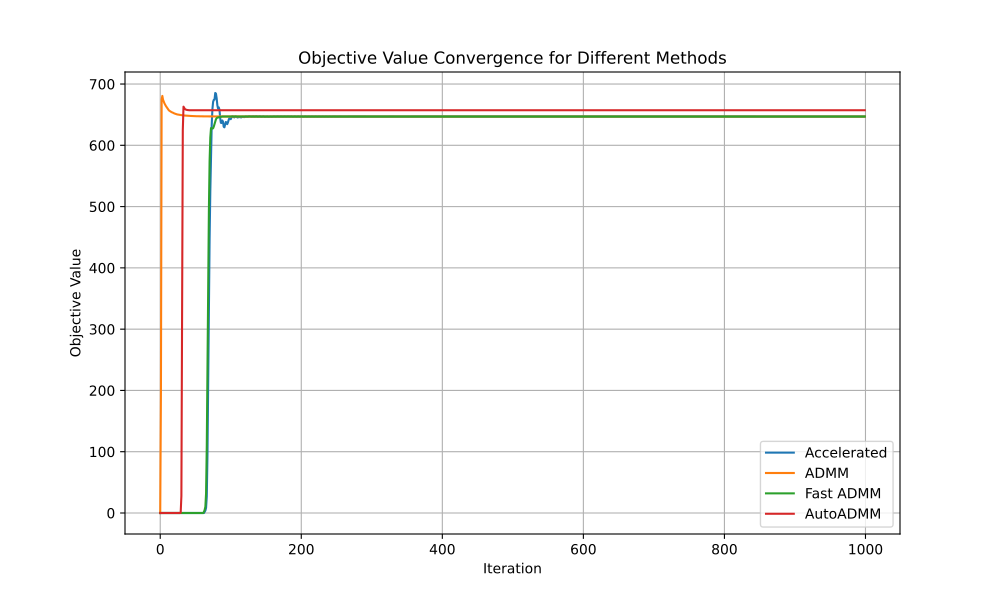

Recreate this plot in Python.
import numpy as np
import matplotlib.pyplot as plt

def prox_gl1(b, G, lambda_val):
    x = np.zeros_like(b)
    for g in G:
        nxg = np.linalg.norm(b[g])
        if nxg > lambda_val:
            x[g] = b[g] * (1 - lambda_val / nxg)
    return x

def prox_l1(b, lambda_val):
    return np.maximum(0, b - lambda_val) + np.minimum(0, b + lambda_val)

def comp_loss(E, loss):
    if loss == 'l1':
        return np.linalg.norm(E, 1)
    elif loss == 'l21':
        return np.sum([np.linalg.norm(E[:, i]) for i in range(E.shape[1])])
    elif loss == 'l2':
        return 0.5 * np.linalg.norm(E, 'fro') ** 2
    else:
        raise ValueError('Unsupported loss function')

def compute_groupl1(X, G):
    obj = 0
    for i in range(X.shape[1]):
        x = X[:, i]
        for g in G:
            obj += np.linalg.norm(x[g])
    return obj

def update_penalty(dY1, dY2, Y1, Y2, mu, rho, max_mu):
    Y1 = Y1 + mu * dY1
    Y2 = Y2 + mu * dY2
    mu = 1
    return Y1, Y2, mu, rho

def augmented_lagrangian(A, B, X, Z, E, Y1, Y2, mu, lambda_val, G, loss):
    residual_1 = A @ Z + E - B
    residual_2 = X - Z
    penalty_term = lambda_val * compute_groupl1(X, G)
    lagrangian = comp_loss(E, loss) + penalty_term \
                 + np.sum(Y1 * residual_1) + np.sum(Y2 * residual_2) \
                 + 0.5 * mu * (np.linalg.norm(residual_1, 'fro') ** 2 + np.linalg.norm(residual_2, 'fro') ** 2)
    return lagrangian

def groupl1R_accelerated(A, B, G, lambda_val, opts):
    tol = opts.get('tol', 1e-8)
    max_iter = opts.get('max_iter', 500)
    rho = opts.get('rho', 1.1)
    mu = opts.get('mu', 1e-4)
    max_mu = opts.get('max_mu', 1e10)
    DEBUG = opts.get('DEBUG', 0)
    loss = opts.get('loss', 'l1')
    anderson_m = opts.get('anderson_m', 5)

    d, na = A.shape
    _, nb = B.shape

    X = np.zeros((na, nb))
    E = np.zeros((d, nb))
    Z = np.zeros_like(X)
    Y1 = np.zeros_like(E)
    Y2 = np.zeros_like(X)

    AtB = A.T @ B
    I = np.eye(na)
    invAtAI = np.linalg.inv(A.T @ A + I)

    history_X, history_Z, history_E = [], [], []
    prev_aug_lagrangian = augmented_lagrangian(A, B, X, Z, E, Y1, Y2, mu, lambda_val, G, loss)
    objective_list = []
    errors_list = []

    for iter in range(1, max_iter + 1):
        Xk, Ek, Zk = X.copy(), E.copy(), Z.copy()

        # First super block {X, E}
        for i in range(nb):
            X[:, i] = prox_gl1(Z[:, i] - Y2[:, i] / mu, G, 1 / mu)
        if loss == 'l1':
            E = prox_l1(B - A @ Z - Y1 / mu, 1 / mu)
        elif loss == 'l2':
            E = mu * (B - A @ Z - Y1 / mu) / (1 + mu)
        else:
            raise ValueError('Unsupported loss function')

        # Second super block {Z}
        Z = invAtAI @ (-A.T @ (Y1 / mu + E) + AtB + Y2 / mu + X)

        # Compute residuals and errors
        dY1 = A @ Z + E - B
        dY2 = X - Z
        chgX = np.max(np.abs(Xk - X))
        chgE = np.max(np.abs(Ek - E))
        chgZ = np.max(np.abs(Zk - Z))
        chg = max(chgX, chgE, chgZ, np.max(np.abs(dY1)), np.max(np.abs(dY2)))
        obj = comp_loss(E, loss) + lambda_val * compute_groupl1(X, G)
        err = np.sqrt(np.linalg.norm(dY1, 'fro') ** 2 + np.linalg.norm(dY2, 'fro') ** 2)

        if DEBUG and (iter == 1 or iter % 10 == 0):
            print(f"iter {iter}, mu={mu}, obj={obj}, err={err}")
        errors_list.append(err)
        objective_list.append(obj)

        if chg < tol:
            break

        # Anderson Acceleration
        if len(history_X) == anderson_m:
            history_X.pop(0)
            history_Z.pop(0)
            history_E.pop(0)
        history_X.append(X.copy())
        history_Z.append(Z.copy())
        history_E.append(E.copy())

        if len(history_X) > 1:
            delta_X = np.array([history_X[i] - history_X[i - 1] for i in range(1, len(history_X))]).reshape(len(history_X) - 1, -1)
            delta_Z = np.array([history_Z[i] - history_Z[i - 1] for i in range(1, len(history_Z))]).reshape(len(history_Z) - 1, -1)
            delta_E = np.array([history_E[i] - history_E[i - 1] for i in range(1, len(history_E))]).reshape(len(history_E) - 1, -1)

            G_X, G_Z, G_E = delta_X.T, delta_Z.T, delta_E.T
            g_X, g_Z, g_E = (X - history_X[0]).flatten(), (Z - history_Z[0]).flatten(), (E - history_E[0]).flatten()

            if G_X.shape[0] == g_X.shape[0]:
                alpha_X = np.linalg.lstsq(G_X, g_X, rcond=None)[0]
                X -= np.sum(alpha_X[:, np.newaxis] * delta_X, axis=0).reshape(X.shape)
            if G_Z.shape[0] == g_Z.shape[0]:
                alpha_Z = np.linalg.lstsq(G_Z, g_Z, rcond=None)[0]
                Z -= np.sum(alpha_Z[:, np.newaxis] * delta_Z, axis=0).reshape(Z.shape)
            if G_E.shape[0] == g_E.shape[0]:
                alpha_E = np.linalg.lstsq(G_E, g_E, rcond=None)[0]
                E -= np.sum(alpha_E[:, np.newaxis] * delta_E, axis=0).reshape(E.shape)

        # Adaptive penalty update based on augmented Lagrangian increment
        current_aug_lagrangian = augmented_lagrangian(A, B, X, Z, E, Y1, Y2, mu, lambda_val, G, loss)
        lagrangian_diff = current_aug_lagrangian - prev_aug_lagrangian
        prev_aug_lagrangian = current_aug_lagrangian

        if lagrangian_diff > 0:
            mu = min(rho * mu, max_mu)
        else:
            mu /= rho

        # Update dual variables
        Y1 += mu * dY1
        Y2 += mu * dY2

    return errors_list, objective_list

def groupl1R_admm(A, B, G, lambda_val, opts):
    # Set default options
    tol = opts.get('tol', 1e-8)
    max_iter = opts.get('max_iter', 500)
    rho = opts.get('rho', 1.1)
    mu = opts.get('mu', 1e-4)
    max_mu = opts.get('max_mu', 1e10)
    DEBUG = opts.get('DEBUG', 0)
    loss = opts.get('loss', 'l1')

    d, na = A.shape
    _, nb = B.shape

    X = np.zeros((na, nb))
    E = np.zeros((d, nb))
    Z = np.zeros_like(X)
    Y1 = np.zeros_like(E)
    Y2 = np.zeros_like(X)

    AtB = A.T @ B
    I = np.eye(na)
    invAtAI = np.linalg.inv(A.T @ A + I)
    objective_list = []
    errors_list = []

    for iter in range(1, max_iter + 1):
        Xk, Ek, Zk = X.copy(), E.copy(), Z.copy()
        # First super block {X,E}
        for i in range(nb):
            X[:, i] = prox_gl1(Z[:, i] - Y2[:, i] / mu, G, 1 / mu)
        if loss == 'l1':
            E = prox_l1(B - A @ Z - Y1 / mu, 1 / mu)
        elif loss == 'l2':
            E = mu * (B - A @ Z - Y1 / mu) / (1 + mu)
        else:
            raise ValueError('Unsupported loss function')

        # Second super block {Z}
        Z = invAtAI @ (-A.T @ (Y1 / mu + E) + AtB + Y2 / mu + X)

        # Compute residuals and errors
        dY1 = A @ Z + E - B
        dY2 = X - Z
        chgX = np.max(np.abs(Xk - X))
        chgE = np.max(np.abs(Ek - E))
        chgZ = np.max(np.abs(Zk - Z))
        chg = max(chgX, chgE, chgZ, np.max(np.abs(dY1)), np.max(np.abs(dY2)))
        obj = comp_loss(E, loss) + lambda_val * compute_groupl1(X, G)
        err = np.sqrt(np.linalg.norm(dY1, 'fro') ** 2 + np.linalg.norm(dY2, 'fro') ** 2)

        if DEBUG and (iter == 1 or iter % 10 == 0):
            print(f"iter {iter}, mu={mu}, obj={obj}, err={err}")
        errors_list.append(err)
        objective_list.append(obj)

        if chg < tol:
            break

        Y1, Y2, mu, rho = update_penalty(dY1, dY2, Y1, Y2, mu, rho, max_mu)
    return errors_list, objective_list

def groupl1R_fast_admm(A, B, G, lambda_val, opts):
    # Set default options
    tol = opts.get('tol', 1e-8)
    max_iter = opts.get('max_iter', 500)
    rho = opts.get('rho', 1.1)
    mu = opts.get('mu', 1e-4)
    max_mu = opts.get('max_mu', 1e10)
    DEBUG = opts.get('DEBUG', 0)
    loss = opts.get('loss', 'l1')

    d, na = A.shape
    _, nb = B.shape

    X = np.zeros((na, nb))
    E = np.zeros((d, nb))
    Z = np.zeros_like(X)
    Y1 = np.zeros_like(E)
    Y2 = np.zeros_like(X)

    AtB = A.T @ B
    I = np.eye(na)
    invAtAI = np.linalg.inv(A.T @ A + I)
    objective_list = []
    errors_list = []

    for iter in range(1, max_iter + 1):
        Xk, Ek, Zk = X.copy(), E.copy(), Z.copy()
        # First super block {X,E}
        for i in range(nb):
            X[:, i] = prox_gl1(Z[:, i] - Y2[:, i] / mu, G, 1 / mu)
        if loss == 'l1':
            E = prox_l1(B - A @ Z - Y1 / mu, 1 / mu)
        elif loss == 'l2':
            E = mu * (B - A @ Z - Y1 / mu) / (1 + mu)
        else:
            raise ValueError('Unsupported loss function')

        # Second super block {Z}
        Z = invAtAI @ (-A.T @ (Y1 / mu + E) + AtB + Y2 / mu + X)

        # Compute residuals and errors
        dY1 = A @ Z + E - B
        dY2 = X - Z
        chgX = np.max(np.abs(Xk - X))
        chgE = np.max(np.abs(Ek - E))
        chgZ = np.max(np.abs(Zk - Z))
        chg = max(chgX, chgE, chgZ, np.max(np.abs(dY1)), np.max(np.abs(dY2)))
        obj = comp_loss(E, loss) + lambda_val * compute_groupl1(X, G)
        err = np.sqrt(np.linalg.norm(dY1, 'fro') ** 2 + np.linalg.norm(dY2, 'fro') ** 2)

        if DEBUG and (iter == 1 or iter % 10 == 0):
            print(f"iter {iter}, mu={mu}, obj={obj}, err={err}")
        errors_list.append(err)
        objective_list.append(obj)

        if chg < tol:
            break

        Y1 += mu * dY1
        Y2 += mu * dY2
        mu = min(rho * mu, max_mu)

    obj = comp_loss(E, loss) + lambda_val * compute_groupl1(X, G)
    err = np.sqrt(np.linalg.norm(dY1, 'fro') ** 2 + np.linalg.norm(dY2, 'fro') ** 2)
    return errors_list, objective_list

def groupl1R_autoAdmm(A, B, G, lambd, opts):
    tol = opts.get('tol', 1e-6)
    max_iter = opts.get('max_iter', 1000)
    rho = opts.get('rho', 1.1)
    mu = opts.get('mu', 1e-4)
    max_mu = opts.get('max_mu', 1e10)
    min_mu = opts.get('min_mu', 1e-10)
    DEBUG = opts.get('DEBUG', 0)
    loss = opts.get('loss', 'l1')

    d, na = A.shape
    _, nb = B.shape

    X = np.zeros((na, nb))
    E = np.zeros((d, nb))
    Z = np.zeros_like(X)
    Y1 = np.zeros_like(E)
    Y2 = np.zeros_like(X)

    AtB = A.T @ B
    I = np.eye(na)
    invAtAI = np.linalg.inv(A.T @ A + I)
    objective_list = []
    errors_list = []

    for iter in range(1, max_iter + 1):
        Xk, Ek, Zk = X.copy(), E.copy(), Z.copy()

        for i in range(nb):
            X[:, i] = prox_gl1(Z[:, i] - Y2[:, i] / mu, G, 1 / mu)
        if loss == 'l1':
            E = prox_l1(B - A @ Z - Y1 / mu, 1 / mu)
        elif loss == 'l2':
            E = mu * (B - A @ Z - Y1 / mu) / (1 + mu)
        else:
            raise ValueError('Unsupported loss function')

        Z = invAtAI @ (-A.T @ (Y1 / mu + E) + AtB + Y2 / mu + X)

        dY1 = A @ Z + E - B
        dY2 = X - Z
        chgX = np.max(np.abs(Xk - X))
        chgE = np.max(np.abs(Ek - E))
        chgZ = np.max(np.abs(Zk - Z))
        chg = max(chgX, chgE, chgZ, np.max(np.abs(dY1)), np.max(np.abs(dY2)))
        obj = comp_loss(E, loss) + lambd * compute_groupl1(X, G)
        err = np.sqrt(np.linalg.norm(dY1, 'fro') ** 2 + np.linalg.norm(dY2, 'fro') ** 2)

        if DEBUG and (iter == 1 or iter % 10 == 0):
            print(f"iter {iter}, mu={mu}, rho={rho}, obj={obj}, err={err}")
        errors_list.append(err)
        objective_list.append(obj)

        if chg < tol:
            break

        # Update penalty parameter rho dynamically
        rho_update_factor = 1.01  # Example factor for updating rho
        rho = min(rho * rho_update_factor, max_mu)

        Y1 += mu * dY1
        Y2 += mu * dY2
        mu = max(min(rho * mu, max_mu), min_mu)
    
    return errors_list, objective_list


if __name__ == "__main__":
    # Generate toy data
    d = 10
    na = 200
    nb = 100

    A = np.random.randn(d, na)
    X = np.random.randn(na, nb)
    B = A @ X
    b = B[:, 0]

    # Options for the elastic net minimization
    opts = {
        'tol': 1e-6,
        'max_iter': 1000,
        'rho': 1.1,
        'mu': 1e-4,
        'max_mu': 1e10,
        'DEBUG': 1
    }
    # Group L1 Regularization
    g_num = 5
    g_len = round(na / g_num)
    G = [list(range(i * g_len, (i + 1) * g_len)) for i in range(g_num - 1)]
    G.append(list(range((g_num - 1) * g_len, na)))

    # Regularization parameter for elastic net
    lambda_val = 1
    objective_list_map = {"Accelerated": [], "ADMM": [], "Fast ADMM": [], "AutoADMM": []}
    line_styles = {"Accelerated": "-", "ADMM": "--", "Fast ADMM": "-.", "AutoADMM": ":"}  # Different line styles
    markers = {"Accelerated": "o", "ADMM": "s", "Fast ADMM": "^", "AutoADMM": "D"}  # Different markers

    for key in objective_list_map.keys():
        if key == "Accelerated":
            error_list, objective_list = groupl1R_accelerated(A, B, G, lambda_val, opts)
        elif key == "ADMM":
            error_list, objective_list = groupl1R_admm(A, B, G, lambda_val, opts)
        elif key == "Fast ADMM":
            error_list, objective_list = groupl1R_fast_admm(A, B, G, lambda_val, opts)
        else:
            error_list, objective_list = groupl1R_autoAdmm(A, B, G, lambda_val, opts)

        if len(objective_list) < 1000:
            objective_list.extend([objective_list[-1]] * (1000 - len(objective_list)))
        objective_list_map[key] = objective_list

    # Plotting the objective lists with different line styles and markers
    plt.figure(figsize=(10, 6))
    for key, objective_list in objective_list_map.items():
        plt.plot(objective_list, label=key)

    plt.xlabel('Iteration')
    plt.ylabel('Objective Value')
    plt.title('Objective Value Convergence for Different Methods')
    plt.legend()
    plt.grid(True)
    plt.savefig("./groupl1R.pdf")
